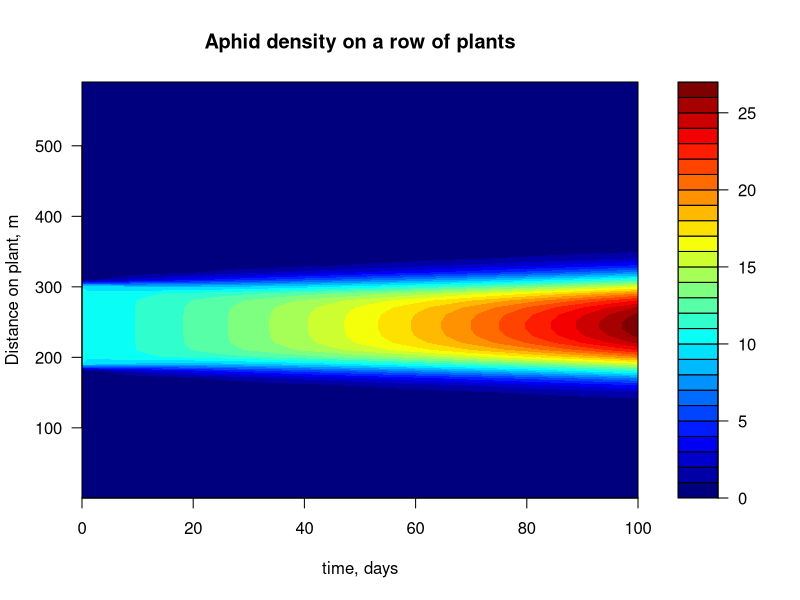

Here is the R script that generated this plot:
# testing odesolve for water balance

# using example from Soetaert et al.
# https://cran.r-project.org/web/packages/deSolve/vignettes/deSolve.pdf
require(deSolve)
ode1    <- function (y, times, func, parms,
                     method = c("lsoda","lsode","lsodes","lsodar","vode","daspk",
                                "euler", "rk4", "ode23", "ode45", "radau",
                                "bdf", "bdf_d", "adams", "impAdams", "impAdams_d",
                                "iteration"),
                     ...)  {
  if (is.null(method)) method <- "lsoda"
  if (is.list(method)) {
    #  is() should work from R 2.7 on ...
    #   if (!is(method, "rkMethod"))
    if (!"rkMethod" %in% class(method))
      stop("'method' should be given as string or as a list of class 'rkMethod'")
    out <- rk(y, times, func, parms, method = method, ...)
  } else if (is.function(method))
    out <- method(y, times, func, parms,...)
  else if (is.complex(y))
    out <- switch(match.arg(method),
                  vode  = zvode(y, times, func, parms, ...),
                  bdf  = zvode(y, times, func, parms, mf = 22, ...),
                  bdf_d = zvode(y, times, func, parms, mf = 23, ...),
                  adams = zvode(y, times, func, parms, mf = 10, ...),
                  impAdams = zvode(y, times, func, parms, mf = 12, ...),
                  impAdams_d = zvode(y, times, func, parms, mf = 13, ...)
    )
  else
    out <- switch(match.arg(method),
                  lsoda = lsoda(y, times, func, parms, ...),
                  vode  = vode(y, times, func, parms, ...),
                  lsode = lsode(y, times, func, parms, ...),
                  lsodes= lsodes(y, times, func, parms, ...),
                  lsodar= lsodar(y, times, func, parms, ...),
                  daspk = daspk(y, times, func, parms, ...),
                  euler = rk(y, times, func, parms, method = "euler", ...),
                  rk4   = rk(y, times, func, parms, method = "rk4", ...),
                  ode23 = rk(y, times, func, parms, method = "ode23", ...),
                  ode45 = rk(y, times, func, parms, method = "ode45", ...),
                  radau = radau(y, times, func, parms, ...),
                  bdf  = lsode(y, times, func, parms, mf = 22, ...),
                  bdf_d = lsode(y, times, func, parms, mf = 23, ...),
                  adams = lsode(y, times, func, parms, mf = 10, ...),
                  impAdams = lsode(y, times, func, parms, mf = 12, ...),
                  impAdams_d = lsode(y, times, func, parms, mf = 13, ...),
                  iteration = iteration(y, times, func, parms, ...)
    )
  
  return(out)
}

ode.1DD    <- function (y, times, func, parms, nspec = NULL,
                       dimens = NULL, method = c("lsoda","lsode",
                                                 "lsodes","lsodar","vode","daspk",
                                                 "euler", "rk4", "ode23", "ode45","radau",
                                                 "bdf", "adams", "impAdams", "iteration"),
                       names = NULL, bandwidth = 1,
                       restructure = FALSE, ...){
  # check input
  if (is.character(method)) method <- match.arg(method)
  islsodes <- FALSE
  if (is.character(method))
    if (method=="lsodes") islsodes <- TRUE
  
  if (is.null(method)) method <- "lsoda"
  
  if (any(!is.na(pmatch(names(list(...)), "jacfunc"))))
    stop ("cannot run ode.1D with jacfunc specified - remove jacfunc from call list")
  
  if (is.null(nspec) && is.null(dimens))
    stop ("cannot run ode.1D: nspec OR dimens should be specified")
  
  #  if (islsodes && bandwidth != 1)
  #    stop ("cannot combine 'method = lsodes' with 'bandwidth' not = 1")
  
  iscomplex <- is.complex(y)
  
  N     <- length(y)
  if (is.null(nspec)  )
    nspec <- N/dimens
  if (N %% nspec != 0    )
    stop ("cannot run ode.1D: nspec is not an integer fraction of number of state variables")
  
  if (! is.null(names) && length(names) != nspec)
    stop("length of 'names' should equal 'nspec'")
  
  # Use ode.band if implicit method with nspec=1
  if (is.character(method))
    if( nspec == 1 & method %in% c("lsoda","lsode","lsodar","vode","daspk","radau")) {
      out <- ode.band(y, times, func, parms, nspec = nspec,
                      method = method, bandup = nspec * bandwidth,
                      banddown = nspec * bandwidth, ...)
      attr(out,"ynames") <- names
      if (is.null(dimens)) dimens <- N/nspec
      attr (out, "dimens") <- dimens
      attr (out, "nspec") <- nspec
      
      return(out)
    }
}

# example on page 3 APHIDS
Aphid <- function(t, APHIDS, parameters) {
  deltax <- c (0.5, rep(1, numboxes - 1), 0.5)
  Flux <- -D * diff(c(0, APHIDS, 0)) / deltax
  dAPHIDS <- -diff(Flux) / delx + APHIDS * r

    # the return value
    list(dAPHIDS )
 } # end

D <- 0.3 # m2/day diffusion rate
r <- 0.01 # /day net growth rate
delx <- 10 # m thickness of boxes
numboxes <- 60
# distance of boxes on plant, m, 1 m interval
Distance <- seq(from = 0.5, by = delx, length.out = numboxes)

# Initial conditions: # ind/m2
APHIDS <- rep(0, times = numboxes)
APHIDS[20:31] <- 10 #  AC
state <- c(APHIDS = APHIDS) # initialise state variables

# Run for 200 timesteps
times <-seq(0, 100, by = 1) #  AC
 print(system.time(
  out <- ode.1DD(state, times, Aphid, parms = 0, nspec = 1, names = "Aphid")
 ))

 head(out[,1:5])

 image(out, method = "filled.contour", grid = Distance,
       xlab = "time, days", ylab = "Distance on plant, m",
       main = "Aphid density on a row of plants")
 
 # Now rewrite this for the water balance
 # Lorenz function example
 # WB <- function(t, Rain, state, parameters) {
 #   with(as.list(c(state, parameters)),{
 #     P <- Rain[pmax(1,ceiling(t))]
 #     #https://stackoverflow.com/questions/21557634/using-a-time-series-of-parameters-to-solve-ode-in-r
 #     # rate of change
 #       dWater <- -a*Water + P*b
 #         # return the rate of change
 #         list(c(dWater))
 #       })
 #   }
 # 
 # times <- seq(0, 100, by = 0.01)
 # a <- 0.2
 # b <- 0.4
 # parameters <- list(a = a, b = b)
 # Rain <- abs(rnorm(100))*2
 # Rain <- ifelse(Rain<2,0,Rain)
 # 
 # state <- c(Water = 1)
 # 
 # 
 # 
 # out <- ode(y = state, times = times, func = WB, parms = parameters, Rain = Rain)
 # head(out)
 # 
 # plot(out[,"time"],out[,"Water"])
 # 
 # 
 # # Include Rain and ET
 # 
 # WB <- function(t, Water, parameters, Rain) {
 #   P <- Rain[pmax(1,ceiling(t))]
 # 
 #   deltax <- c (0.5, rep(1, numboxes - 1), 0.5)
 #   Flux <- -D * diff(c(0, Water, 0)) / deltax
 #   dWater <- -diff(Flux) / delx + r*P - b*Water
 # 
 #   # the return value
 #   list(dWater )
 # } # end
 # 
 # # some random rainfall
 # Rain <- abs(rnorm(200))*2
 # Rain <- ifelse(Rain<2,0,Rain)
 # 
 # D <- 0.3 # m2/day diffusion rate
 # r <- 0.5 # infiltration rate
 # b <- 0.15 # actualET rate
 # delx <- 1 # m thickness of boxes
 # numboxes <- 60
 # Distance <- seq(from = 0.5, by = delx, length.out = numboxes)
 # 
 # # Initial conditions: # ind/m2
 # Water <- rep(1, times = numboxes)
 # Water[25:40] <- 50
 # state <- c(Water = Water) # initialise state variables
 # 
 # times <-seq(0, 200, by = 1)
 # print(system.time(
 #   out <- ode.1D(state, times, WB, parms = 0, Rain = Rain, nspec = 1, names = "Water")
 # ))
 # 
 # image(out, method = "filled.contour", grid = Distance,
 #       xlab = "time, days", ylab = "Distance, m",
 #       main = "Water")
